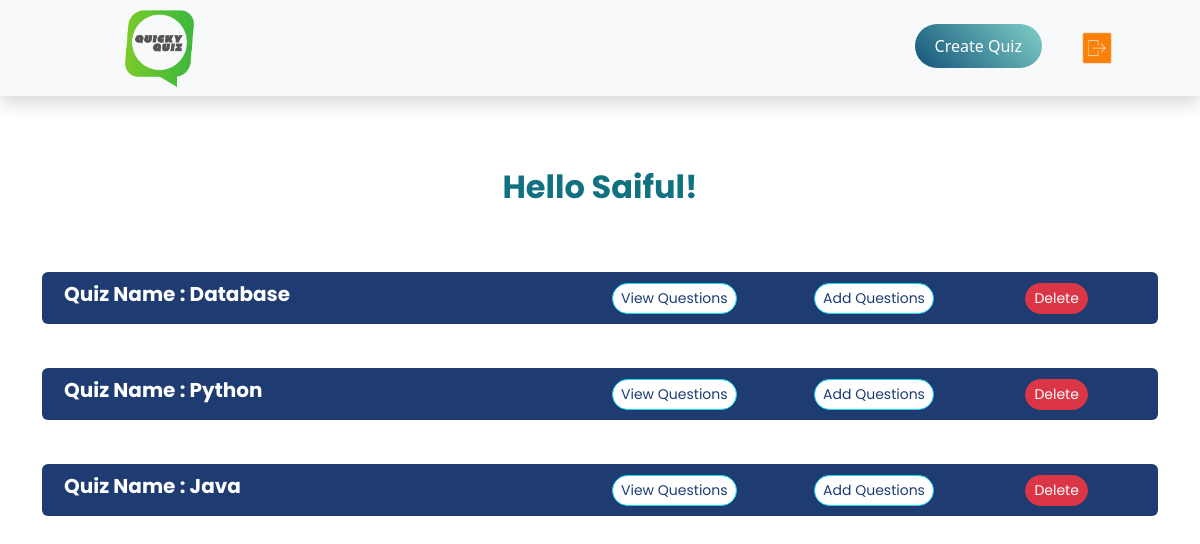
The app's page /quiz/dashboard (signed in) with its own data.
### signup/models.py (models this page shows, shortened)
class Teacher(models.Model):
    user=models.OneToOneField(User,on_delete=models.CASCADE)
    email = models.EmailField(default='')
    def __str__(self):
        return self.user.first_name

### Quiz/models.py (models this page shows, shortened)
class Quiz(models.Model):
    quiz_name = models.CharField(max_length=100, default='')
    instructions = models.CharField(max_length=600, default='')
    rating_average = models.DecimalField(
        max_digits=3, decimal_places=2, default=0.00)

### Quiz/views.py (the view)
# urls.py: path('dashboard', views.dashboard, name='teacher-dashboard'),
@login_required(login_url='tlogin')
@user_passes_test(is_teacher)
def dashboard(request):
    def teacher_dashboard(request):
        quizes = tmodel.Quiz.objects.all()
        teacher = signupModel.Teacher.objects.get(user_id=request.user.id)
        return render(request, 'Teacher-Dashboard/Teacher_Dashboard.html', {'quizes': quizes, 'name': teacher})
    return teacher_dashboard(request)

### Quiz/views.py (called while the page is built)
def is_teacher(user):
    return user.groups.filter(name='TEACHER').exists()

### Quiz/templates/Teacher-Dashboard/Teacher_Dashboard.html (shortened to what this page needs)
<!DOCTYPE html>
<html lang="en">
<head>
    <link rel="stylesheet" href="https://cdn.jsdelivr.net/npm/bootstrap@5.2.0/dist/css/bootstrap.min.css">
    {% load static %}
    <link rel="stylesheet" href="{% static 'styles_createquiz.css' %}">
</head>
<body>
    <nav class="navbar navbar-expand-lg bg-light shadow">
        <img src="{% static 'qq.png' %}" alt="Logo" width="150" height="80" class="logos">
        <div class="collapse navbar-collapse" id="navbarSupportedContent">
            <ul class="navbar-nav ms-auto mb-2 mb-lg-0">
                <li class="nav-item login">
                    <a href="{% url 'create'%}">
                        <button class="custom-button"> Create
                            Quiz</button>
                    </a>
                </li>
                <li class="nav-item about">
                    <a class="nav-link fonts" aria-expanded="false" href="{% url 'logout' %}">
                        <img src="{% static 'logout.png' %}" alt="Logout" width="30">
                    </a>
                </li>
            </ul>
        </div>
    </nav>
    <br>
    <div class="container lbl mt-5 mb-5 fonts">
        <h2 align="center" style="font-weight:bold; color:#117180;padding-left: 20%;padding-right: 20%;"> Hello
            {{name}}! </h2>
        <br>
        <br>
        {% if quizes %}
        {% for q in quizes %}
        <div class="row align-items-center rounded"
            style="background-color: #1e3c72; padding: 10px; margin: 10px 0; color: #fff;">
            <div class="col-md-6">
                <h5><b>Quiz Name : {{q.quiz_name}}</b></h5>
            </div>
            <div class="col-md-2">
                <a href="{% url 'review' q.id %}">
                    <button class="btn btn-warning btn-sm"
                        style="border-color: #12daf9; background-color: #fff; color: #1e3c72; border-radius: 30px;">View
                        Questions</button>
                </a>
            </div>
            <div class="col-md-2 d-flex justify-content-center">
                <a href="{% url 'qna' %}">
                    <button class="btn btn-info btn-sm"
                        style="border-color: #12daf9; background-color: #fff; color: #1e3c72;border-radius: 30px;">Add
                        Questions</button>
                </a>
            </div>
            <div class="col-md-2 d-flex justify-content-center">
                <a href="{% url 'delete' q.id %}">
                    <button class="btn btn-danger btn-sm" style="border-radius: 30px;">Delete</button>
                </a>
            </div>
        </div>
        <br>
        {% endfor %}
        {% endif %}
    </div>
</body>
</html>

### Quiz/static/styles_createquiz.css (style rules this page uses)
.lbl { font-family:'Poppins'; font-size: 16px; }
.login { padding-left: 5rem; padding-right: 5rem; }
.logos { margin-left: 7%; }
.about { padding-right: 5rem; }
.fonts { font-family:'Poppins'; font-size: 16px; }
.login { padding-left: 2rem; padding-right: 2rem }

### Quiz/templates/Teacher-Dashboard/Teacher_Dashboard.html (style rules this page uses)
.custom-button { display: inline-block; padding: 10px 20px; background: linear-gradient(45deg, #13547a, #80d0c7); color: #fff; border: none; border-radius: 30px; text-decoration: none; transition: background 0.9s ease-in-out; }

### records on screen
Teacher: user.first_name "Saiful"
Quiz: quiz_name "Database"
Quiz: quiz_name "Python"
Quiz: quiz_name "Java"
